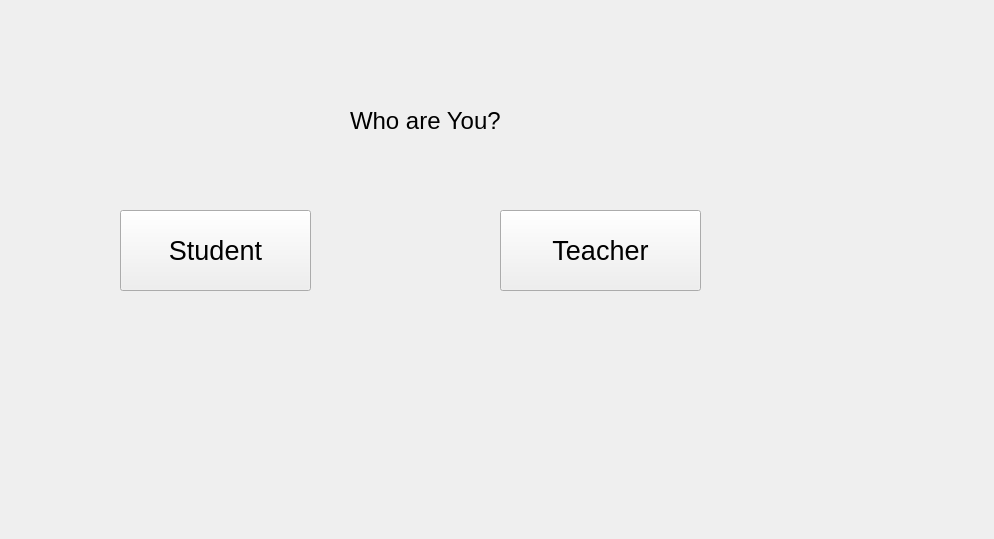
<?xml version="1.0" encoding="UTF-8"?>
<ui version="4.0">
 <class>Reaksaui3</class>
 <widget class="QWidget" name="Reaksaui3">
  <property name="geometry">
   <rect>
    <x>0</x>
    <y>0</y>
    <width>994</width>
    <height>539</height>
   </rect>
  </property>
  <property name="windowTitle">
   <string>Form</string>
  </property>
  <widget class="QLabel" name="label">
   <property name="geometry">
    <rect>
     <x>350</x>
     <y>90</y>
     <width>211</width>
     <height>61</height>
    </rect>
   </property>
   <property name="font">
    <font>
     <pointsize>18</pointsize>
    </font>
   </property>
   <property name="text">
    <string>Who are You?</string>
   </property>
  </widget>
  <widget class="QPushButton" name="btnstudent">
   <property name="geometry">
    <rect>
     <x>120</x>
     <y>210</y>
     <width>191</width>
     <height>81</height>
    </rect>
   </property>
   <property name="font">
    <font>
     <pointsize>20</pointsize>
    </font>
   </property>
   <property name="text">
    <string>Student</string>
   </property>
  </widget>
  <widget class="QPushButton" name="btnteacher">
   <property name="geometry">
    <rect>
     <x>500</x>
     <y>210</y>
     <width>201</width>
     <height>81</height>
    </rect>
   </property>
   <property name="font">
    <font>
     <pointsize>20</pointsize>
    </font>
   </property>
   <property name="text">
    <string>Teacher</string>
   </property>
  </widget>
 </widget>
 <resources/>
 <connections>
  <connection>
   <sender>btnstudent</sender>
   <signal>clicked()</signal>
   <receiver>Reaksaui3</receiver>
   <slot>StudentLongin()</slot>
   <hints>
    <hint type="sourcelabel">
     <x>226</x>
     <y>246</y>
    </hint>
    <hint type="destinationlabel">
     <x>287</x>
     <y>334</y>
    </hint>
   </hints>
  </connection>
  <connection>
   <sender>btnteacher</sender>
   <signal>clicked()</signal>
   <receiver>Reaksaui3</receiver>
   <slot>TeacherLongin()</slot>
   <hints>
    <hint type="sourcelabel">
     <x>601</x>
     <y>245</y>
    </hint>
    <hint type="destinationlabel">
     <x>656</x>
     <y>317</y>
    </hint>
   </hints>
  </connection>
 </connections>
 <slots>
  <slot>StudentLongin()</slot>
  <slot>TeacherLongin()</slot>
 </slots>
</ui>
